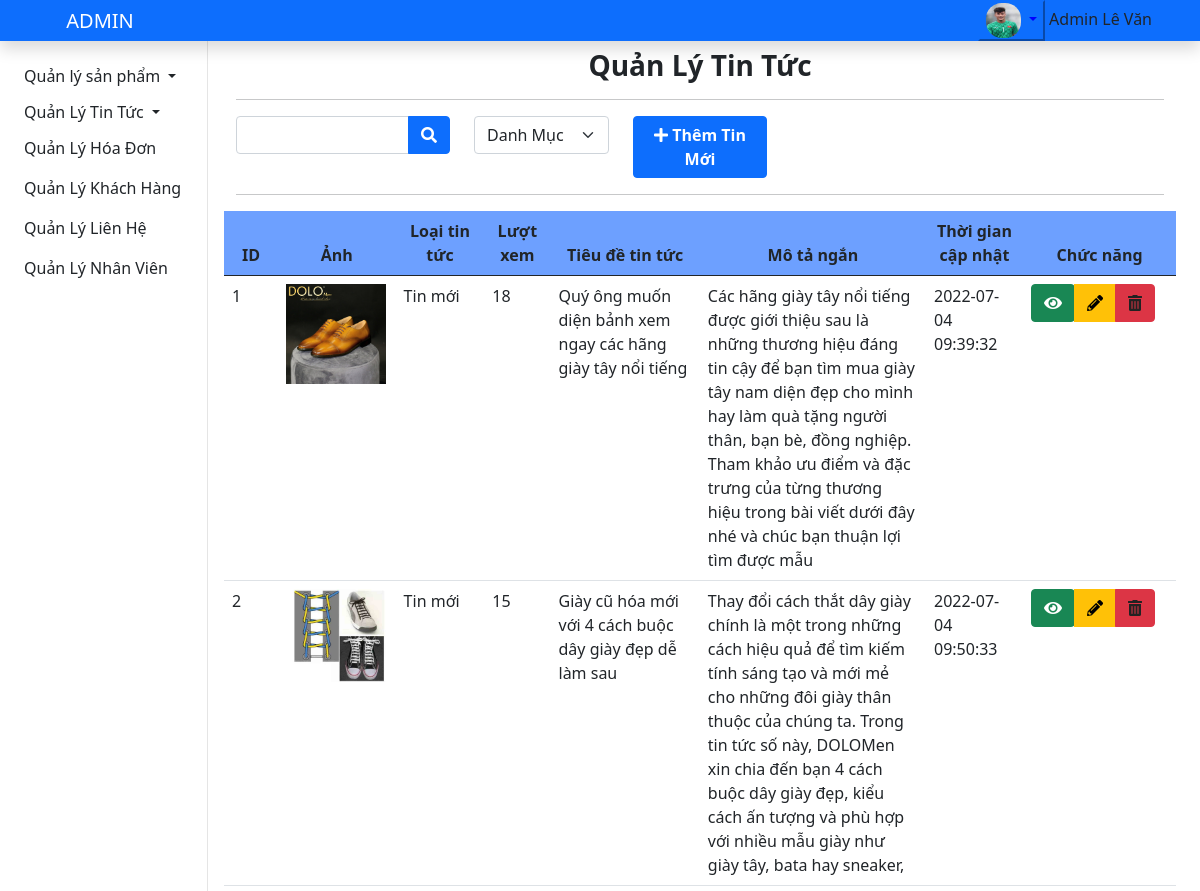
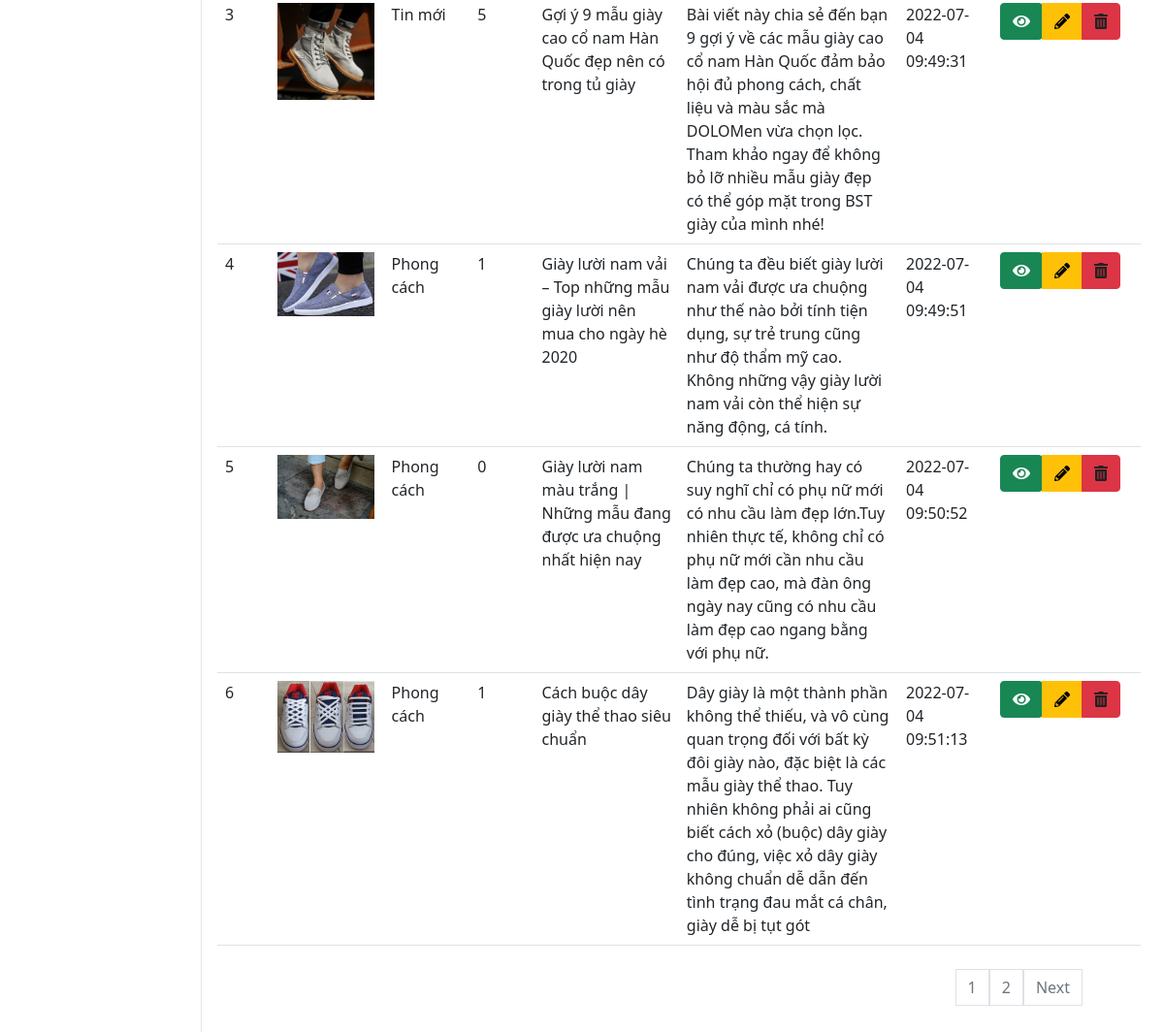
The app's page /admin/index.php?action=manage_news&act=manage_news (signed in) with its own data (2 pictures, top to bottom).
### tables this page shows
CREATE TABLE `tintuc` (
  `tintuc_id` int(11) NOT NULL COMMENT 'mã tin tức',
  `loai_tintuc_id` int(11) NOT NULL COMMENT 'mã loại tin tức',
  `tieu_de` varchar(255) NOT NULL COMMENT 'tiêu đề tin tức',
  `luot_xem` int(11) NOT NULL COMMENT 'lượt xem',
  `mota_ngan` text DEFAULT NULL COMMENT 'mô tả ngắn',
  `noi_dung` text NOT NULL COMMENT 'Nội dung tin tức',
  `image_tintuc` text NOT NULL COMMENT 'ảnh tin tức',
  `status` int(11) NOT NULL COMMENT 'trạng thái tin tức đăng hay không đăng',
  `date_update` datetime NOT NULL COMMENT 'thời gian cập nhật tin tức'
);

CREATE TABLE `loai_tintuc` (
  `loai_tintuc_id` int(11) NOT NULL COMMENT 'mã loại tin tức',
  `ten_loai_tintuc` varchar(150) NOT NULL COMMENT 'tên loại tin tức'
);

### admin/models/connect.php (called while the page is built, shortened)
<?php
    class connect{
        private $db;
        public function __construct(){
            $dsn='mysql:host=localhost;dbname=shopgiay';
            $user='root';
            $pass='';
            try{
                $this->db=new PDO($dsn,$user,$pass,array(PDO::MYSQL_ATTR_INIT_COMMAND=>'SET NAMES utf8'));
            }catch(PDOException $e){
                die($e->getMessage());
            }
        }
        public function getIntance($select){
            $results=$this->db->query($select);
            $result=$results->fetch();
            return $result;
        }
        public function getList($select){
            $results=$this->db->query($select);
            return $results;
        }
    }
?>

### admin/models/admin.php (called while the page is built, shortened)
<?php
class Admin
{
    function get_one_statusAcc($id)
    {
        $db=new connect();
        $select="SELECT * FROM `admin` where id=$id";
        $result=$db->getIntance($select);
        return $result;
    }
}
?>

### admin/models/page.php (called while the page is built, shortened)
<?php
class Page
{
    function findStart($limit)
    {
        if (!isset($_GET['page']) || $_GET['page'] == 1) {
            $start = 0;
        } else {
            $start = ($_GET['page'] - 1) * $limit;
        }
        return $start;
    }
    function findPage($count, $limit)
    {
        $page = (($count % $limit) == 0) ? $count / $limit : floor($count / $limit) + 1;
        return $page;
    }
}
?>

### admin/models/manage_news.php (called while the page is built, shortened)
<?php
  class manageNews{
    public function getloai_news($loai_tintuc_id){
      $select="select * from `loai_tintuc` where loai_tintuc_id=$loai_tintuc_id";
      $db=new connect();
      $result = $db->getIntance($select);
      return $result;
    }
    public function getnews(){
      $select="select * from `tintuc`";
      $db=new connect();
      $result = $db->getList($select);
      return $result;
    }
    function getListPage($start,$limit){
      $db= new connect();
      $select="select * from `tintuc` limit ".$start.",".$limit;
      $result=$db->getList($select);
      return $result;
    }
  }
?>

### admin/views/manage_news.php (the view, shortened to what this page needs)
<?php
    if (isset($_GET['act'])) {
        if ($_GET['act'] == 'search') {
            $ac = 'search';
        } else {
            $ac = 'manage_news';
        }
    }
if(isset($id))
{
    $staAcc= new Admin();
    $results=$staAcc->get_one_statusAcc($id);
}
if($results['statusAcc']!=0):
?>
<section id="manage-news">
  <div class="container">
    <h3 class="text-center fw-bolder mt-2">Quản Lý Tin Tức</h3>
    <hr>
    <div class="function-news">
      <div class="row">
        <div class="col-md-3">
          <form action="index.php?action=manage_news&act=search" class="form" method="post">
            <div class="input-group">
              <input type="text" class="form-control" name="searchQuery" id="">
              <button class="btn btn-primary"><i class="fas fa-search"></i></button>
            </div>
          </form>
        </div>
        <div class="col-md-2">
          <select class="form-select"  aria-label="Default select example" id="filter_loai" onchange="filter_loai()">
            <option selected value="" >Danh Mục</option>
          </select>
        </div>
        <div class="col-md-2">
          <button type="button" class="btn btn-primary" data-bs-toggle="modal" data-bs-target="#insertNews">
            <i class="fas fa-plus "></i> <b>Thêm Tin Mới</b>
          </button>
                                <?php
                                $item=new manageNews();
                                $results=$item->getloainews();
                                ?>
        </div>
      </div>
    </div>
    <hr>
    <div class="row list-news">
      <table class="table table-news ">
        <thead>
          <tr class="text-center">
            <th width="80px">ID</th>
            <th width="120px">Ảnh</th>
            <th width="120px">Loại tin tức</th>
            <th width="80px">Lượt xem</th>
            <th width="250px">Tiêu đề tin tức</th>
            <th width="400px">Mô tả ngắn</th>
            <th width="120px">Thời gian cập nhật</th>
            <th width="170px">Chức năng</th>
          </tr>
        </thead>
        <tbody>
          <?php
            $item=new manageNews();
            $p = new Page();
            $limit = 6;
            $start = $p->findStart($limit);
            if ($ac == 'search') {
                if ($_SERVER['REQUEST_METHOD'] == 'POST') {
                    $search = $_POST['searchQuery'];
                    $results = $item->searchNews($search);
                }
            } else {
              if (isset($_GET['filter']) && $_GET['filter'] != '') {
                $loai=$_GET['filter'];
                $results = $item->getnews_loai($loai);
                $count = $results->rowCount();
                $results = $item->getListPage_loai($start, $limit, $loai);
              }else{
                $results=$item->getnews();
                $count = $results->rowCount();
                $results = $item->getListPage($start, $limit);
              }
                $page = $p->findPage($count, $limit);
                $current_page = (isset($_GET['page'])) ? $_GET['page'] : 1;
            }
            while ($set = $results->fetch()) :
          ?>
          <tr>
            <td><?php echo $set['tintuc_id']; ?></td>
            <td><img src="<?php echo $set['image_tintuc']; ?>" width="100"></td>
            <?php
              $result=$item->getloai_news($set['loai_tintuc_id']);
              $loai_tintuc=$result[1];
              ?>
            <td><?php echo $loai_tintuc; ?></td>
            <td><?php echo $set['luot_xem']; ?></td>
            <td><?php echo $set['tieu_de']; ?></td>
            <td><?php echo $set['mota_ngan']; ?></td>
            <td><?php echo $set['date_update']; ?></td>
            <td>
              <div class="btn-group" role="group" aria-label="Basic mixed styles example">
                <?php
                if($set['status']==0){
                    echo '<span id="status-news' . $set['tintuc_id'] . '"><span class="btn btn-success status-news" data-status="0" data-newsid="' . $set['tintuc_id'] . '"><i class="fas fa-eye-slash" ></i></span></span>';
                } else {
                    echo '<span id="status-news' . $set['tintuc_id'] . '"><span class="btn btn-success status-news" data-status="1" data-newsid="' . $set['tintuc_id'] . '"><i class="fas fa-eye" ></i></span></span>';
                  }
                ?>
                  <a class="btn btn-warning" href="index.php?action=manage_news&act=edit_news&id=<?php echo $set['tintuc_id'];?>">
                    <i class="fas fa-pencil-alt"></i>
                  </a>
                <button class="btn btn-danger" onclick="return confirm('Bấm vào nút OK để tiếp tục');">
                  <a href="index.php?action=manage_news&act=remove_news&id=<?php echo $set['tintuc_id'];?>"><i
                      class="fas fa-trash-alt"></i></a>
                </button>
              </div>
            </td>
          </tr>
          <?php
          endwhile
          ?>
        </tbody>
      </table>
    </div>
    <div class="text-end mb-5 mt-2 me-5">
      <nav class="page-nav">
        <ul class="pagination">
          <?php
            if ($ac == "manage_news") :
              for ($i = 1; $i <= $page; $i++) {
          ?>
          <li>
            <a href="index.php?action=manage_news&act=manage_news<?php if(isset($_GET['filter'])&&$_GET['filter']!=''){echo '&filter='.$_GET['filter'];}?>&page=<?php echo $i ?>"
              class="page-link text-secondary"><?php echo $i ?></a>
          </li>
          <?php
              }
              if ($current_page < $page && $page > 1) {
                if(isset($_GET['filter'])&&$_GET['filter']!=''){
                  echo '<li><a href="index.php?action=manage_news&act=manage_news&filter='.$_GET['filter'].'&page=' . ($current_page + 1) . '" class="page-link text-secondary">Next</a></li>';
                }else{
                  echo '<li><a href="index.php?action=manage_news&act=manage_news&page=' . ($current_page + 1) . '" class="page-link  text-secondary">Next</a></li>';
                }
              }
            endif;
          ?>
        </ul>
      </nav>
    </div>
  </div>
</section>
<?php
else :
    echo  "<script>alert ('Tài khoản đã bị khóa !');</script>";
    echo '<meta http-equiv="refresh" content="0;url=./index.php?action=login&act=logout"/>';
endif;
?>

### admin/assets/css/style.css (style rules this page uses)
:root { --main-color: rgb(5, 61, 163); --main-bg-color: rgba(23, 104, 255, 0.629); --text-button:rgb(255, 255, 255); --bg-color: rgb(255, 255, 255); }
a { text-decoration: none; color: #222; }
#manage-order .container .list-order .table-order thead, #manage-comment .container .list-comment .table-comment thead, #manage-news .container .list-news .table-news thead, #manage-loainews .container .list-loainews .table-loainews thead { background-color: var(--main-bg-color); }
.page-nav { display: inline-block; }

### records on screen
tintuc: tintuc_id "1", image_tintuc (picture), loai_tintuc.ten_loai_tintuc "Tin mới", luot_xem "18", tieu_de "Quý ông muốn diện bảnh xem ngay các hãng giày tây nổi tiếng", mota_ngan "Các hãng giày tây nổi tiếng được giới thiệu sau là những thương hiệu đáng tin cậy để bạn tìm mua giày tây nam diện đẹp cho mình hay làm quà tặng người thân, bạn bè, đồng nghiệp. Tham khảo ưu điểm và đặc trưng của từng thương hiệu trong bài viết dưới đây nhé và chúc bạn thuận lợi tìm được mẫu", date_update "2022-07-04 09:39:32"
tintuc: tintuc_id "2", image_tintuc (picture), loai_tintuc.ten_loai_tintuc "Tin mới", luot_xem "15", tieu_de "Giày cũ hóa mới với 4 cách buộc dây giày đẹp dễ làm sau", mota_ngan "Thay đổi cách thắt dây giày chính là một trong những cách hiệu quả để tìm kiếm tính sáng tạo và mới mẻ cho những đôi giày thân thuộc của chúng ta. Trong tin tức số này, DOLOMen xin chia đến bạn 4 cách buộc dây giày đẹp, kiểu cách ấn tượng và phù hợp với nhiều mẫu giày như giày tây, bata hay sneaker,", date_update "2022-07-04 09:50:33"
tintuc: tintuc_id "3", image_tintuc (picture), loai_tintuc.ten_loai_tintuc "Tin mới", luot_xem "5", tieu_de "Gợi ý 9 mẫu giày cao cổ nam Hàn Quốc đẹp nên có trong tủ giày", mota_ngan "Bài viết này chia sẻ đến bạn 9 gợi ý về các mẫu giày cao cổ nam Hàn Quốc đảm bảo hội đủ phong cách, chất liệu và màu sắc mà DOLOMen vừa chọn lọc. Tham khảo ngay để không bỏ lỡ nhiều mẫu giày đẹp có thể góp mặt trong BST giày của mình nhé!", date_update "2022-07-04 09:49:31"
tintuc: tintuc_id "4", image_tintuc (picture), loai_tintuc.ten_loai_tintuc "Phong cách", luot_xem "1", tieu_de "Giày lười nam vải – Top những mẫu giày lười nên mua cho ngày hè 2020", mota_ngan "Chúng ta đều biết giày lười nam vải được ưa chuộng như thế nào bởi tính tiện dụng, sự trẻ trung cũng như độ thẩm mỹ cao. Không những vậy giày lười nam vải còn thể hiện sự năng động, cá tính.", date_update "2022-07-04 09:49:51"
tintuc: tintuc_id "5", image_tintuc (picture), loai_tintuc.ten_loai_tintuc "Phong cách", luot_xem "0", tieu_de "Giày lười nam màu trắng | Những mẫu đang được ưa chuộng nhất hiện nay", mota_ngan "Chúng ta thường hay có suy nghĩ chỉ có phụ nữ mới có nhu cầu làm đẹp lớn.Tuy nhiên thực tế, không chỉ có phụ nữ mới cần nhu cầu làm đẹp cao, mà đàn ông ngày nay cũng có nhu cầu làm đẹp cao ngang bằng với phụ nữ.", date_update "2022-07-04 09:50:52"
tintuc: tintuc_id "6", image_tintuc (picture), loai_tintuc.ten_loai_tintuc "Phong cách", luot_xem "1", tieu_de "Cách buộc dây giày thể thao siêu chuẩn", mota_ngan "Dây giày là một thành phần không thể thiếu, và vô cùng quan trọng đối với bất kỳ đôi giày nào, đặc biệt là các mẫu giày thể thao. Tuy nhiên không phải ai cũng biết cách xỏ (buộc) dây giày cho đúng, việc xỏ dây giày không chuẩn dễ dẫn đến tình trạng đau mắt cá chân, giày dễ bị tụt gót", date_update "2022-07-04 09:51:13"

### other values on screen
$_SESSION['hoten_nv'] "Admin Lê Văn"
